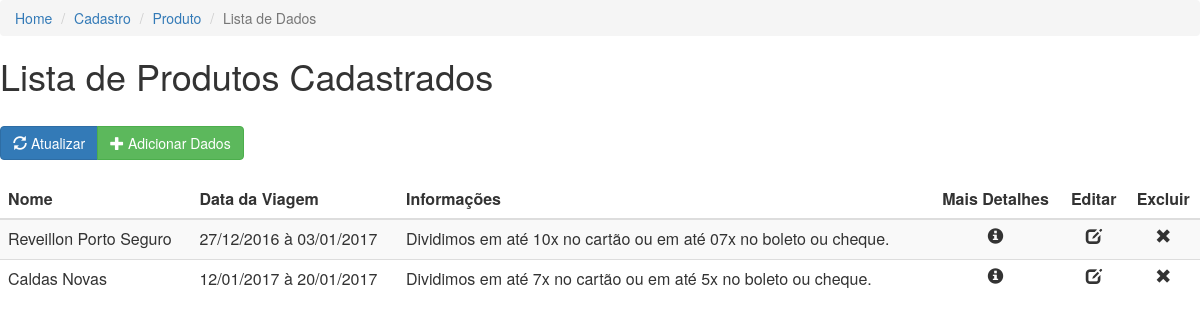
The page /viewers/admin/cadastro/produto.lista.php on the database its author committed.
### tables this page shows
CREATE TABLE `produto` (
  `id_produto` int(11) NOT NULL AUTO_INCREMENT,
  `nome_produto` varchar(255) NOT NULL,
  `info_produto` text NOT NULL,
  `periodo_produto` text NOT NULL,
  `transporte_produto` text NOT NULL,
  `hospedagem_produto` text NOT NULL,
  `alimentacao_produto` text NOT NULL,
  `estrutura_produto` text NOT NULL,
  PRIMARY KEY (`id_produto`)
);

### engine/classes/produto.php (called while the page is built, shortened)
<?php
	class Produto{
		public function ReadAll(){
			$sql = "
				SELECT
					 t1.id_produto,
					 t1.nome_produto,
					 t1.info_produto,
					 t1.periodo_produto,
					 t1.transporte_produto,
					 t1.hospedagem_produto,
					 t1.alimentacao_produto,
					 t1.estrutura_produto
				FROM
					produto AS t1
			";
			$DB = new DB();
			$DB->open();
			$Data = $DB->fetchData($sql);
			if($Data ==NULL){
				$realData = $Data;
			}
			else{
				foreach($Data as $itemData){
					if(is_bool($itemData)) continue;
					else{
						$realData[] = $itemData;
					}
				}
			}
			return $realData;
		}
	};
?>

### engine/bd/bd.php (called while the page is built, shortened)
<?php
class DB
{
    private $dbi;
    function open()
    {
		$this->dbi = new PDO('mysql:host='.DB_HOSTI.';dbname='.DB_DATABASEI.';charset=utf8mb4',DB_USERNAMEI,DB_PASSWORDI);
		$this->dbi->setAttribute(PDO::ATTR_ERRMODE, PDO::ERRMODE_EXCEPTION);
		$this->dbi->setAttribute(PDO::ATTR_EMULATE_PREPARES, false);
    }
    function close()
    {
        $this->dbi = NULL;
    }
	function fetchData($sql)
    {
		$stmt = $this->dbi->query($sql);
		$results = $stmt->fetchAll(PDO::FETCH_ASSOC);
		return $results;
    }
}
?>

### viewers/admin/cadastro/produto.lista.php (the view, shortened to what this page needs)
<link href="../../../css/bootstrap.css" rel="stylesheet" type="text/css">
<ol class="breadcrumb">
	<li><a href="#" id="bread_home">Home</a></li>
    <li><a href="#" id="bread_cadastro">Cadastro</a></li>
    <li><a href="#" id="bread_produto">Produto</a></li>
    <li class="active">Lista de Dados</li>
</ol>
<h1> Lista de Produtos Cadastrados </h1>
<section class="btn-group" role="group" aria-label="...">
    <button type="button" class="btn btn-primary" id="Atualizar"> <span class="glyphicon glyphicon-refresh" arial-hidden="true"></span> Atualizar</button>
    <button type="button" class="btn btn-success" id="Adicionar"> <span class="glyphicon glyphicon-plus" arial-hidden="true"></span> Adicionar Dados </button>
</section>
<?php
	$Item = new Produto();
	$Item = $Item->ReadAll();
	if(empty($Item)){
		?>
        	<h4 class="well"> Nenhum dado encontrado. </h4>
        <?php
	}
	else {
		?>
   	<table class="table table-striped table-hover">
		<thead>
    		<tr>
        		<th>Nome</th>
            	<th>Data da Viagem</th>
            	<th>Informações</th>
                <th class="text-center">Mais Detalhes</th>
              	<th class="text-center">Editar</th>
            	<th class="text-center">Excluir</th>
        	</tr>
    	</thead>
   		<tbody>
        	<?php
				foreach($Item as $ItemRow){
			?>
       		<tr>
        		<td><?php echo $ItemRow['nome_produto']; ?></td>
                <td><?php echo $ItemRow['periodo_produto']; ?></td>
            	<td><?php echo $ItemRow['info_produto']; ?></td>
                <td class="text-center DetalhesItem" id="<?php echo $ItemRow['id_produto']; ?>"> <span class="glyphicon glyphicon-info-sign" aria-hidden="true"></span></td>
       	   	  	<form action="produto_editar.php" method="POST">
       	   	  		<td class="text-center EditarItem" id="<?php echo $ItemRow['id_produto']; ?>"> <span class="glyphicon glyphicon-edit" aria-hidden="true"></span></td>
       	   	  	</form>
       	   	  	<td class="text-center ExcluirItem" id="<?php echo $ItemRow['id_produto']; ?>"> <span class="glyphicon glyphicon-remove" aria-hidden="true"></span></td>
        	</tr>
		  	<?php
				}
			?>
   		</tbody>
 	</table>
        <?php
	}
?>

### rows shown on the page
produto: nome_produto "Reveillon Porto Seguro", periodo_produto "27/12/2016 à 03/01/2017", info_produto "Dividimos em até 10x no cartão ou em até 07x no boleto ou cheque."
produto: nome_produto "Caldas Novas", periodo_produto "12/01/2017 à 20/01/2017", info_produto "Dividimos em até 7x no cartão ou em até 5x no boleto ou cheque."
